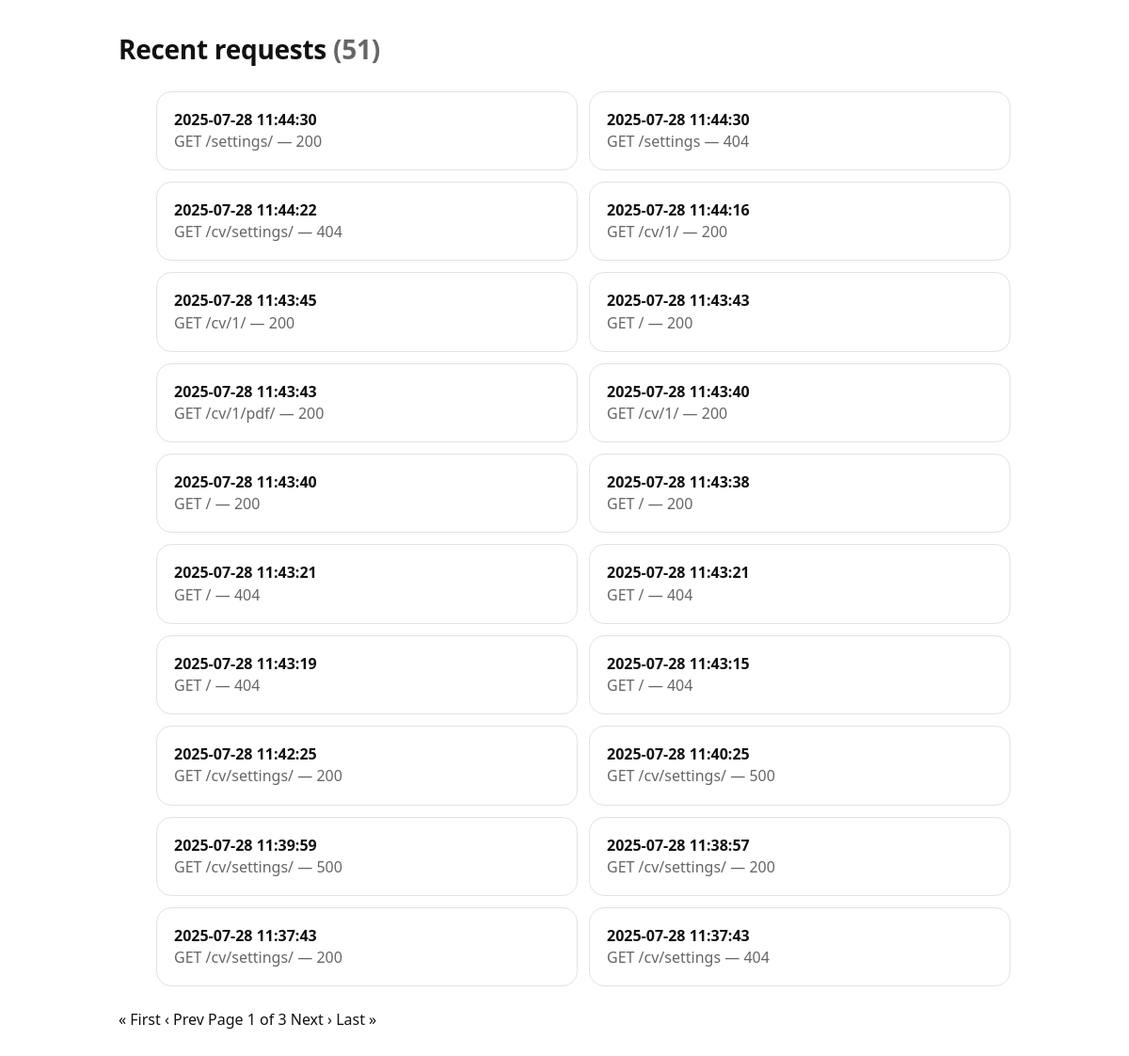
/audit/logs/, run on the app's committed database.
### audit/models.py (models this page shows, shortened)
class RequestLog(models.Model):
    timestamp = models.DateTimeField(auto_now_add=True, db_index=True)
    method = models.CharField(max_length=8)
    path = models.CharField(max_length=512)
    query = models.CharField(max_length=1024, blank=True, default="")
    ip = models.GenericIPAddressField(null=True, blank=True)
    user = models.ForeignKey(
        settings.AUTH_USER_MODEL, null=True, blank=True, on_delete=models.SET_NULL, related_name="+"
    )
    status_code = models.PositiveSmallIntegerField(default=0)
    duration_ms = models.PositiveIntegerField(default=0)
    class Meta:
        ordering = ["-timestamp"]
        indexes = [
            models.Index(fields=["-timestamp", "path"]),
            models.Index(fields=["method"]),
        ]

### audit/views.py (the view)
# urls.py: path("logs/", RecentLogsView.as_view(), name="logs"),
class RecentLogsView(ListView):
    model = RequestLog
    template_name = "audit/logs.html"
    context_object_name = "logs"
    paginate_by = 20
    def get_queryset(self):
        return (
            RequestLog.objects
            .only("timestamp", "method", "path", "status_code")
            .order_by("-timestamp")
        )
    def get_context_data(self, **kwargs):
        ctx = super().get_context_data(**kwargs)
        ctx["total"] = RequestLog.objects.count()
        return ctx

### templates/audit/logs.html (shortened to what this page needs)
{% extends "cv_app/base.html" %}
{% block content %}
  <h1>Recent requests <span class="muted">({{ total }})</span></h1>
  {% if logs %}
    <ul class="grid" style="margin-top:16px">
      {% for r in logs %}
        <li class="card" style="list-style:none">
          <div><strong>{{ r.timestamp|date:"Y-m-d H:i:s" }}</strong></div>
          <div class="muted">{{ r.method }} {{ r.path }} — {{ r.status_code }}</div>
        </li>
      {% endfor %}
    </ul>
    {% if is_paginated %}
      <nav class="pager" role="navigation" aria-label="Pagination" style="margin-top:24px">
        {% if page_obj.has_previous %}
          <a href="?page=1">« First</a>
          <a href="?page={{ page_obj.previous_page_number }}">‹ Prev</a>
        {% else %}
          <span>« First</span>
          <span>‹ Prev</span>
        {% endif %}
        <span class="current">Page {{ page_obj.number }} of {{ page_obj.paginator.num_pages }}</span>
        {% if page_obj.has_next %}
          <a href="?page={{ page_obj.next_page_number }}">Next ›</a>
          <a href="?page={{ page_obj.paginator.num_pages }}">Last »</a>
        {% else %}
          <span>Next ›</span>
          <span>Last »</span>
        {% endif %}
      </nav>
    {% endif %}
  {% else %}
    <p class="muted">No entries yet.</p>
  {% endif %}
{% endblock %}

### templates/cv_app/base.html (shortened to what this page needs)
<!doctype html>
<html lang="en">
<head>
</head>
<body>
<div class="wrap">
    {% block content %}{% endblock %}
</div>
</body>
</html>

### templates/cv_app/base.html (style rules this page uses)
:root { --border: #e2e2e2; --text: #111; --muted: #666; --card-bg: #fff; --shadow: 0 6px 24px rgba(0, 0, 0, .06); }
* { box-sizing: border-box }
html, body { height: 100% }
body { margin: 0; color: var(--text); font-family: system-ui, -apple-system, Segoe UI, Roboto, Inter, Arial, sans-serif; line-height: 1.45; -webkit-font-smoothing: antialiased; -moz-osx-font-smoothing: grayscale; }
.wrap { max-width: 980px; margin: 0 auto; padding: 32px 16px; }
a { color: inherit; text-decoration: none }
.muted { color: var(--muted) }
h1 { margin: 0 0 24px 0; font-size: 28px; font-weight: 650; letter-spacing: -.01em }
.grid { display: grid; gap: 12px }
@media (min-width: 720px) { .grid { grid-template-columns:repeat(2, 1fr) } }
.card { background: var(--card-bg); border: 1px solid var(--border); border-radius: 16px; padding: 18px; transition: box-shadow .15s ease, transform .04s ease; }

### data on the page
RequestLog: timestamp "2025-07-28 11:44:30", method "GET", path "/settings/", status_code "200"
RequestLog: timestamp "2025-07-28 11:44:30", method "GET", path "/settings", status_code "404"
RequestLog: timestamp "2025-07-28 11:44:22", method "GET", path "/cv/settings/", status_code "404"
RequestLog: timestamp "2025-07-28 11:44:16", method "GET", path "/cv/1/", status_code "200"
RequestLog: timestamp "2025-07-28 11:43:45", method "GET", path "/cv/1/", status_code "200"
RequestLog: timestamp "2025-07-28 11:43:43", method "GET", path "/", status_code "200"
RequestLog: timestamp "2025-07-28 11:43:43", method "GET", path "/cv/1/pdf/", status_code "200"
RequestLog: timestamp "2025-07-28 11:43:40", method "GET", path "/cv/1/", status_code "200"
RequestLog: timestamp "2025-07-28 11:43:40", method "GET", path "/", status_code "200"
RequestLog: timestamp "2025-07-28 11:43:38", method "GET", path "/", status_code "200"
RequestLog: timestamp "2025-07-28 11:43:21", method "GET", path "/", status_code "404"
RequestLog: timestamp "2025-07-28 11:43:21", method "GET", path "/", status_code "404"
RequestLog: timestamp "2025-07-28 11:43:19", method "GET", path "/", status_code "404"
RequestLog: timestamp "2025-07-28 11:43:15", method "GET", path "/", status_code "404"
RequestLog: timestamp "2025-07-28 11:42:25", method "GET", path "/cv/settings/", status_code "200"
RequestLog: timestamp "2025-07-28 11:40:25", method "GET", path "/cv/settings/", status_code "500"
RequestLog: timestamp "2025-07-28 11:39:59", method "GET", path "/cv/settings/", status_code "500"
RequestLog: timestamp "2025-07-28 11:38:57", method "GET", path "/cv/settings/", status_code "200"
RequestLog: timestamp "2025-07-28 11:37:43", method "GET", path "/cv/settings/", status_code "200"
RequestLog: timestamp "2025-07-28 11:37:43", method "GET", path "/cv/settings", status_code "404"

### other printed values
{{ total }} "51"
{{ page_obj.number }} "1"
{{ page_obj.paginator.num_pages }} "3"
